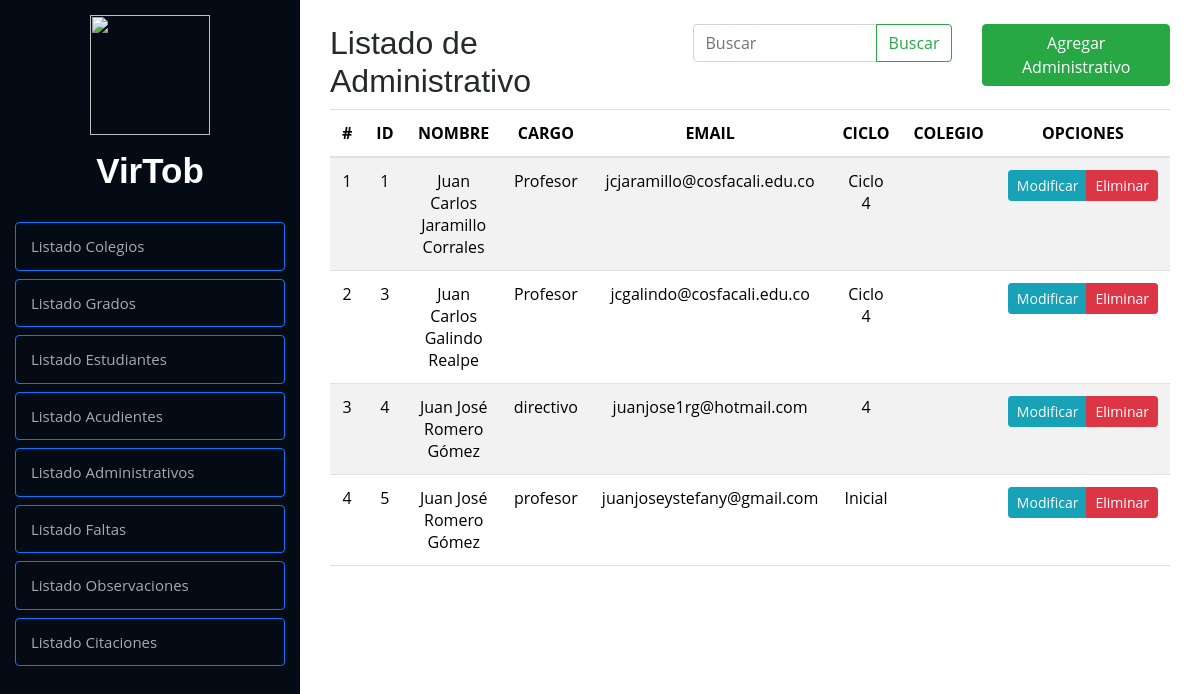
/crud/listaAdministrativo/ (signed in), run on the app's committed database.
### Modulos/Observador/models.py (models this page shows, shortened)
class Administrativos(models.Model):
    idAdministrativo = models.AutoField(primary_key=True)
    nombre = models.CharField(max_length=100)
    apellido = models.CharField(max_length=100)
    cargos = [  # Lista de tuplas para choices
        ('profesor', 'Profesor'),
        ('directivo', 'Directivo'),
    ]
    cargo = models.CharField(max_length=9, choices=cargos, default='profesor')
    ciclo = models.CharField(max_length=12, null=True, blank=True)
    correo = models.EmailField(max_length=100)
    contrasena = models.CharField(max_length=100)
    class Meta:
        verbose_name = 'Administrativos'

### Modulos/Observador/views.py (the view, shortened to what this page needs)
# urls.py: path('listaAdministrativo/', listaAdministrativo, name='listaAdministrativo'),
def listaAdministrativo(request):
    if not request.session.get('isLogged', False):
        return redirect('login')
    if request.session.get('userType', False) != "directivo":
        return redirect('home')
    query = request.GET.get("buscar", "")  # Obtener el valor del input
    administrativos = Administrativos.objects.all()  # Obtiene todos los registros
    return render(request, 'listas/administrativos.html', {'administrativo': administrativos, "query": query})

### Modulos/Usuarios/context_processors.py (called while the page is built)
def session_variables(request):
    return {
        'isLogged': request.session.get('isLogged', None),
        'userId': request.session.get('userId', None),
        'userType': request.session.get('userType', None),
        'userNombre': request.session.get('userNombre', None)
    }

### Modulos/Observador/templates/listas/administrativos.html (shortened to what this page needs)
{% extends "../index.html" %}
{% load static %}
        {% block contenido %}
        <div class="container py-4">
            <div class="row">
                <div class="col-md-12">
                    <div class="row">
                        <div class="col-5">
                            <h2>Listado de Administrativo</h2>
                        </div>
                        <div class="col-4">
                            <form class="d-flex" method="GET">
                                <div class="input-group">
                                    <input type="text" class="form-control" placeholder="Buscar" name="buscar"
                                        value="{{ query }}" aria-label="Search">
                                    <button class="btn btn-outline-success" type="submit">Buscar</button>
                                </div>
                            </form>
                        </div>
                        <div class="col-3">
                            <a href="{% url 'agregarAdministrativo' %}" class="btn btn-success">Agregar Administrativo</a>
                        </div>
                    </div>
                    <div class="table-responsive">
                        <table class="table table-striped">
                            <thead>
                                <tr>
                                    <th>#</th>
                                    <th>ID</th>
                                    <th>NOMBRE</th>
                                    <th>CARGO</th>
                                    <th>EMAIL</th>
                                    <th>CICLO</th>
                                    <th>COLEGIO</th>
                                    <th>OPCIONES</th>
                                </tr>
                            </thead>
                            <tbody>
                                {% if administrativo %}
                                {% for administrativo in administrativo %}
                                <tr>
                                    <td class="">{{ forloop.counter }}</td>
                                    <td class="">{{ administrativo.idAdministrativo }}</td>
                                    <td class="">{{ administrativo.nombre }} {{ administrativo.apellido }}</td>
                                    <td class="">{{ administrativo.cargo }}</td>
                                    <td class="">{{ administrativo.correo }}</td>
                                    <td class="">{{ administrativo.ciclo }}</td>
                                    <td class="">{{ administrativo.idColegio }}</td>
                                    <td>
                                        <div class="btn-group btn-group-sm" role="group" aria-label="Basic example">
                                            <a href="{% url 'modificarAdministrativo' administrativo.idAdministrativo %}"
                                                class="btn btn-info btn-sm">
                                                Modificar
                                            </a>
                                            <a href="#" onclick="eliminarAdministrativos({{ administrativo.idAdministrativo }})"
                                                class="btn btn-danger btn-sm">
                                                Eliminar
                                            </a>
                                        </div>
                                    </td>
                                </tr>
                                {% endfor %}
                                {% else %}
                                <tr>
                                    <td colspan="8" class="text-center text-danger">⚠ No se encontraron resultados</td>
                                </tr>
                                {% endif %}
                            </tbody>
                        </table>
                    </div>
                </div>
            </div>
        </div>
        {% endblock %}

### observadorVirtual/static/css/style.css (style rules this page uses)
body { font-family: "Open Sans", sans-serif; color: #272829; }
a { color: #149ddd; }
h1, h2, h3, h4, h5, h6 { font-family: "Raleway", sans-serif; }
th, td { text-align: center; vertical-align: middle; }

### data on the page
Administrativos: idAdministrativo "1", nombre "Juan Carlos", apellido "Jaramillo Corrales", cargo "Profesor", correo "jcjaramillo@cosfacali.edu.co", ciclo "Ciclo 4"
Administrativos: idAdministrativo "3", nombre "Juan Carlos", apellido "Galindo Realpe", cargo "Profesor", correo "jcgalindo@cosfacali.edu.co", ciclo "Ciclo 4"
Administrativos: idAdministrativo "4", nombre "Juan José", apellido "Romero Gómez", cargo "directivo", correo "juanjose1rg@hotmail.com", ciclo "4"
Administrativos: idAdministrativo "5", nombre "Juan José", apellido "Romero Gómez", cargo "profesor", correo "juanjoseystefany@gmail.com", ciclo "Inicial"
